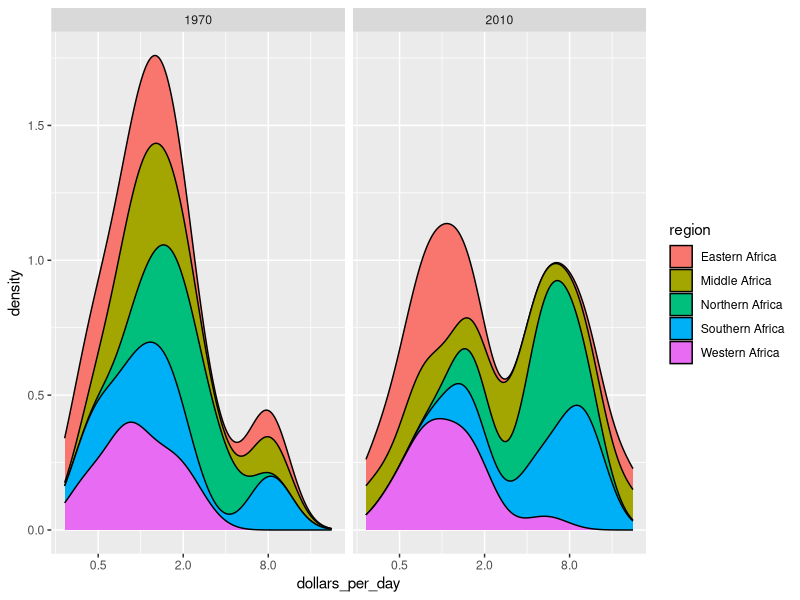

Recreate this plot in R.
library(dplyr)
library(ggplot2)
library(dslabs)
data(gapminder)

dollars_per_day <- gapminder %>%
  filter((year == 1970 | year == 2010) & continent == "Africa" & !is.na(gdp)) %>%
  mutate(dollars_per_day = gdp/population/365) %>%
  ggplot(aes(x = dollars_per_day, fill = region)) +
  geom_density(bw = 0.5, position = "stack") +
  scale_x_continuous(trans = "log2") +
  facet_grid(~ year)
